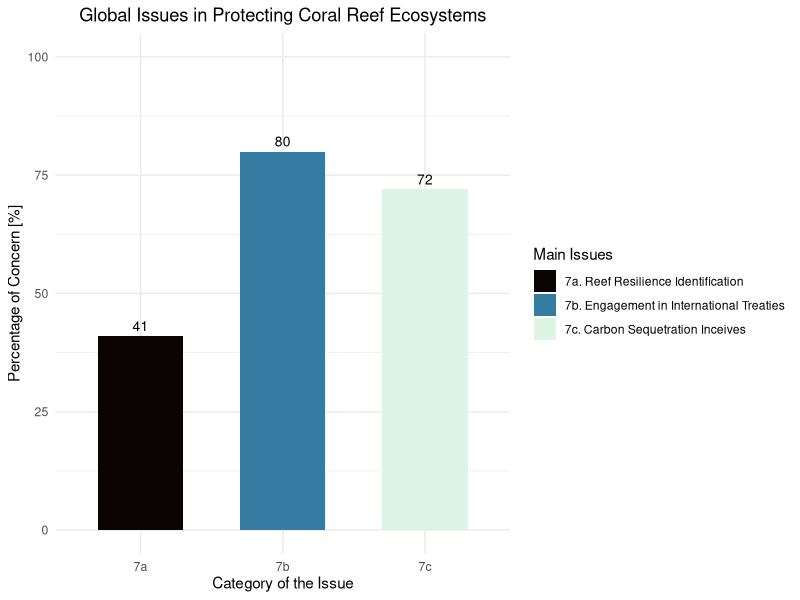

Write R code to recreate this figure.
## ---- chunk 1
set.seed(16)

group <- c('7a', '7b', '7c')
labels <-c("7a. Reef Resilience Identification", "7b. Engagement in International Treaties", "7c. Carbon Sequetration Inceives")
percentage <- round(c(rnorm(1, mean=40, sd=2), 
                      rnorm(1, mean=80, sd=2),
                      rnorm(1, mean=70, sd=2)))

table <- data.frame(Category=group, Percentage=percentage, Labels=labels)
show(table)
## ---- chunk 2
library(ggplot2)
library(scales)
library(viridis)
## ---- chunk 3
plot <- ggplot(data=table, aes(x=Category, y=Percentage, fill=Labels))+
  geom_bar(stat="identity", width = 0.6, )+
  geom_text(aes(label = Percentage), vjust = -0.5, size=3.5)+
  ylim(0,100)+
  labs(title="Global Issues in Protecting Coral Reef Ecosystems",
       x="Category of the Issue",
       y="Percentage of Concern [%]",
       fill= "Main Issues")+
  theme_minimal() +
  theme(plot.title = element_text(hjust = 0.5), 
        axis.text.x = element_text(angle=0, vjust = 0.5, hjust=0.5))+
  scale_fill_viridis(discrete="TRUE", option = "mako") 

plot
